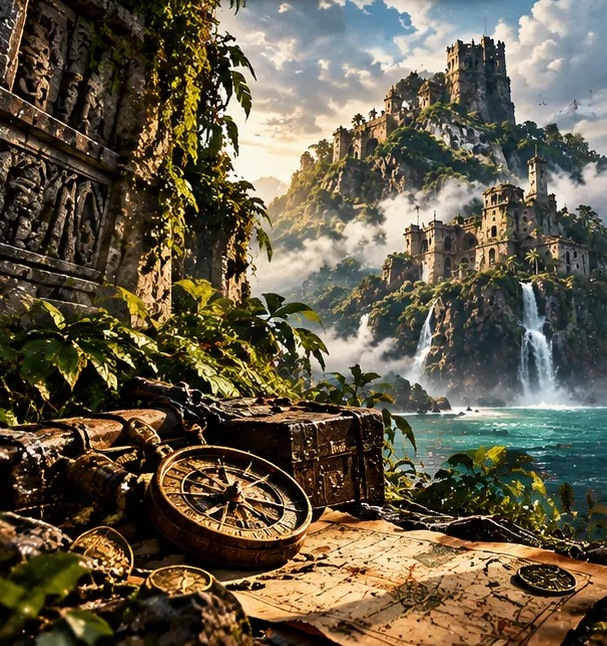
#> input picture launcher/covers/u1.jpg, 607 x 646 px, found by its file name
$ python uncharted_art.py
#> lines starting #> are read from the running program, lines starting #| are printed output that depends on the picture
#> `sheet = Image.new('RGB', (3 * 400, 225 + 300))`: sheet: PIL image 1200x525 RGB; every value is 0
# SPDX-License-Identifier: GPL-2.0-or-later
"""Pictures for the Uncharted launcher (Pillow).

- card_scene() / banner_scene(): the three cover posters in launcher/art (u1, u2, u3).
  card_scene shows the whole poster. banner_scene blurs it into a wide header.
  If a file is missing, card_scene falls back to a painted scene;
- cover(): the collection's box art from the player's own game folder (sce_sys/icon0.png);
- steam_artwork(): Steam library pictures for the non-Steam shortcut, made from the same files of
  the player's game folder (cover, wide header, hero banner).
"""
import math
import random
import sys
from pathlib import Path

from PIL import Image, ImageChops, ImageDraw, ImageFilter, ImageFont


# [140 lines left out: functions _gradient, _ridge, _glow, _frond, _jungle, _peaks and 2 more, not called in this run]


SCENES = {'u1': _jungle, 'u2': _mountains, 'u3': _desert}
POSTERS = {'u1': 'u1.jpg', 'u2': 'u2.jpg', 'u3': 'u3.jpg'}
COLLECTION_BANNER = 'collection_banner.jpg'
_LOADED = {}
_BANNER = None


def art_directories():
    """Where covers are looked for, first match per file wins: the art folder next to
    Uncharted.exe (frozen) and launcher/art, the player's own covers that are never distributed;
    then the covers that come with the port (launcher/covers, bundled as covers)."""
    here = Path(__file__).resolve().parent
    bundle = Path(getattr(sys, '_MEIPASS', here))
    own = [Path(sys.executable).resolve().parent / 'art'] if getattr(sys, 'frozen', False) else []
    return own + [here / 'art', bundle / 'covers', here / 'covers']


def load_art(name):
    """The first `name` in art_directories() as RGB, or None (painted scene / dump art instead)."""
#> called with name = 'u1.jpg'
    for directory in art_directories():
        try:
            with Image.open(directory / name) as image:
#> image is the input picture: PIL image 607x646 RGB; mean R, G, B 99.6, 90.6, 71.1
                return image.convert('RGB')
        except OSError:
            continue
    return None


def _load_scene(key):
    if key not in _LOADED:
        _LOADED[key] = load_art(POSTERS[key])
    return _LOADED[key]


# [9 lines left out: function _cover, not called in this run]


def _fit(image, width, height, background=(9, 9, 9)):
    """The whole picture inside width×height, centred. Nothing is cropped."""
#> called with width = 400, height = 225, background = (9, 9, 9)
    scale = min(width / image.width, height / image.height)
#> scale = 0.348
    resized = image.resize((max(1, round(image.width * scale)), max(1, round(image.height * scale))),
                           Image.LANCZOS)
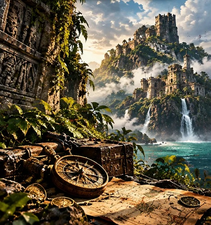
#> resized: PIL image 211x225 RGB; mean R, G, B 99.6, 90.7, 71.4
    canvas = Image.new('RGB', (width, height), background)
#> canvas: PIL image 400x225 RGB; every value is 9
    canvas.paste(resized, ((width - resized.width) // 2, (height - resized.height) // 2))
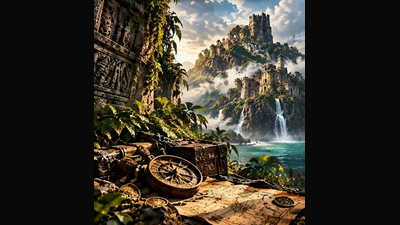
#> canvas: PIL image 400x225 RGB; mean R, G, B 56.8, 52.1, 41.9
    return canvas


def card_scene(key, width, height):
    """The whole cover poster fitted to the card, or a painted scene if the file is missing."""
    width, height = max(width, 8), max(height, 8)
    image = _load_scene(key)
    if image is None:
        image = SCENES[key](width * 2, height * 2).resize((width, height), Image.LANCZOS)
    return _fit(image, width, height)


# [16 lines left out: functions _rounded_mask, _fit_font, not called in this run]


def _ink(font, text):
    box = font.getbbox(text or ' ')
    return box[2] - box[0], box[3] - box[1]


# [170 lines left out: functions poster_tile, collection_banner, hero_backdrop, banner_scene, cover, _fill and 2 more, not called in this run]


if __name__ == '__main__':  # preview: python uncharted_art.py out.png [game folder]
    import sys
    sheet = Image.new('RGB', (3 * 400, 225 + 300))
    for i, key in enumerate(SCENES):
        sheet.paste(card_scene(key, 400, 225), (i * 400, 0))
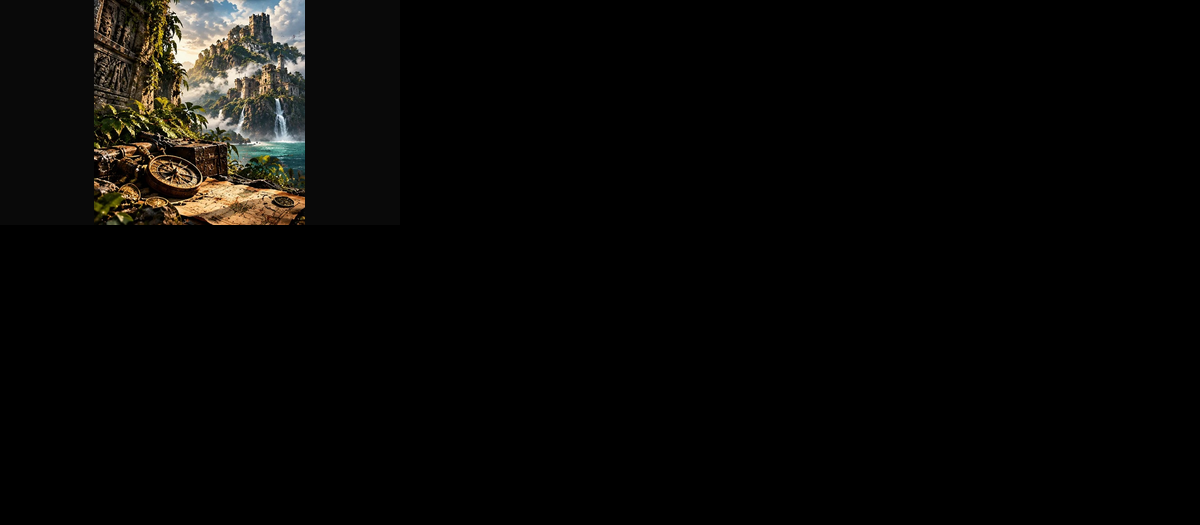
#> sheet: PIL image 1200x525 RGB; mean R, G, B 8.1, 7.4, 6
#> pass 2 of the loop `for i, key in enumerate(SCENES):`:
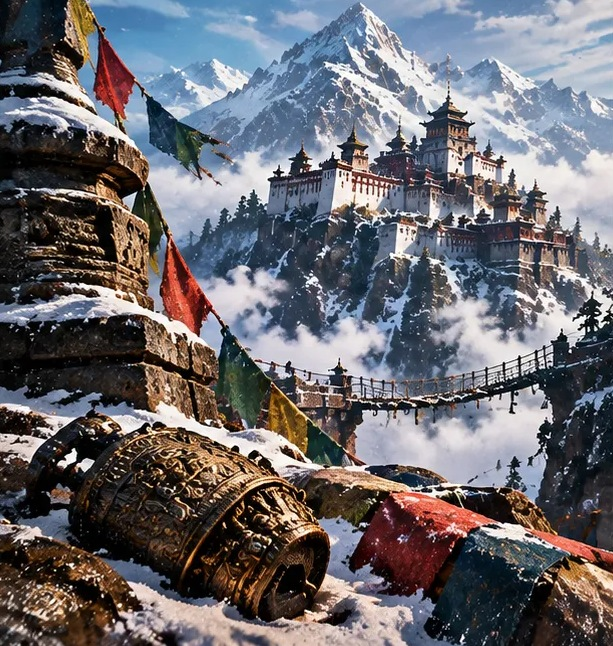
#> input picture launcher/covers/u2.jpg, 613 x 646 px, found by its file name
#> in load_art, image is the input picture: PIL image 613x646 RGB; mean R, G, B 107.1, 105.3, 110.7
#> resized: PIL image 214x225 RGB
#> in _fit (call 2), `canvas.paste(resized, ((width - resized.width) // 2, (height - resized..`:
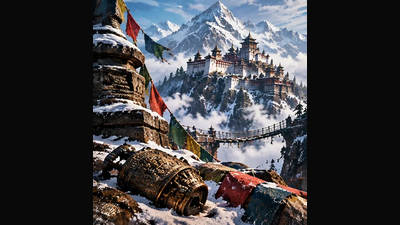
#> canvas: PIL image 400x225 RGB; mean R, G, B 61.5, 60.6, 63.4
#> `sheet.paste(card_scene(key, 400, 225), (i * 400, 0))`:
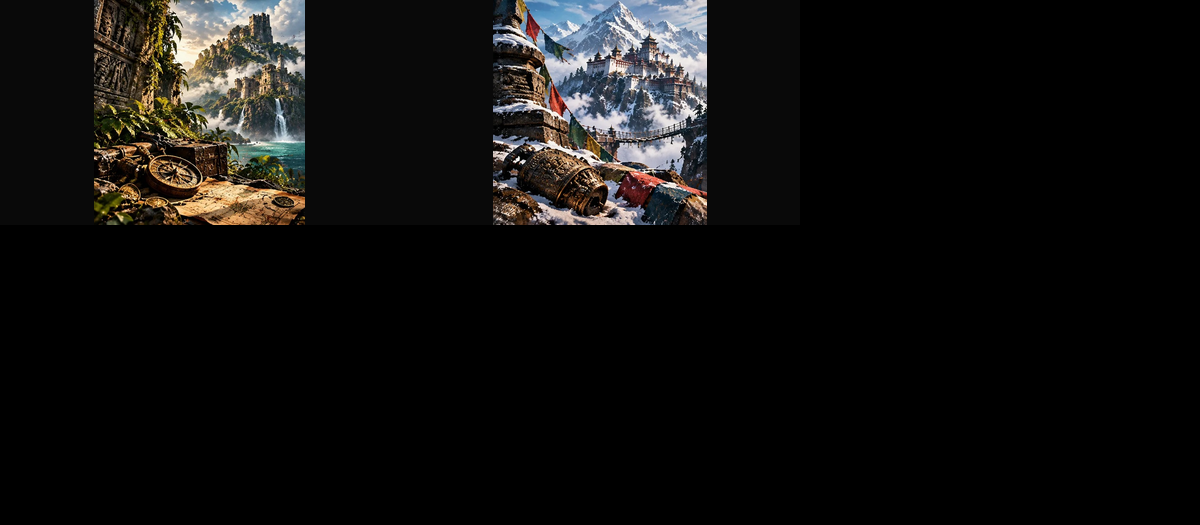
#> sheet: PIL image 1200x525 RGB; mean R, G, B 16.9, 16.1, 15.1
#> pass 3 of the loop `for i, key in enumerate(SCENES):`:
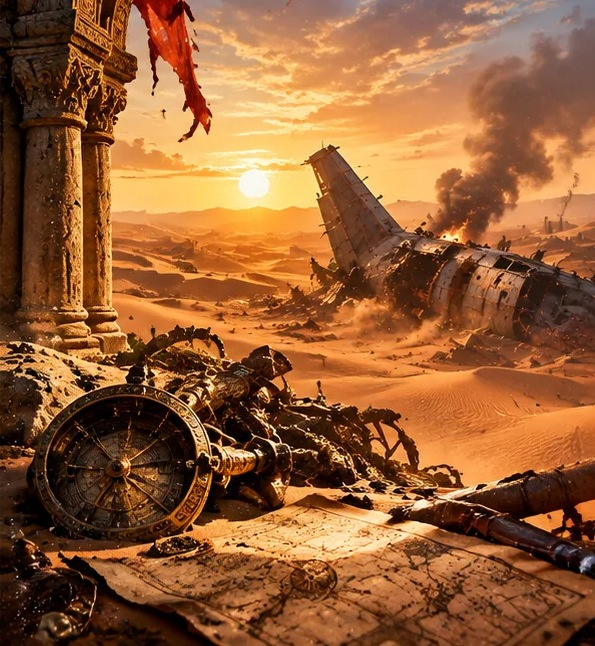
#> input picture launcher/covers/u3.jpg, 595 x 646 px, found by its file name
#> in load_art, image is the input picture: PIL image 595x646 RGB; mean R, G, B 148.6, 94.4, 53.6
#> resized: PIL image 207x225 RGB
#> in _fit (call 3), `canvas.paste(resized, ((width - resized.width) // 2, (height - resized..`:
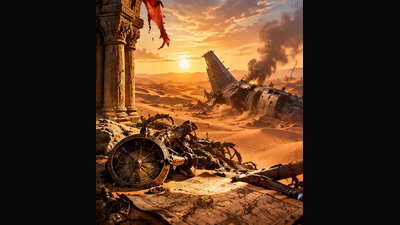
#> canvas: PIL image 400x225 RGB; mean R, G, B 81.2, 53.2, 32.1
#> `sheet.paste(card_scene(key, 400, 225), (i * 400, 0))`:
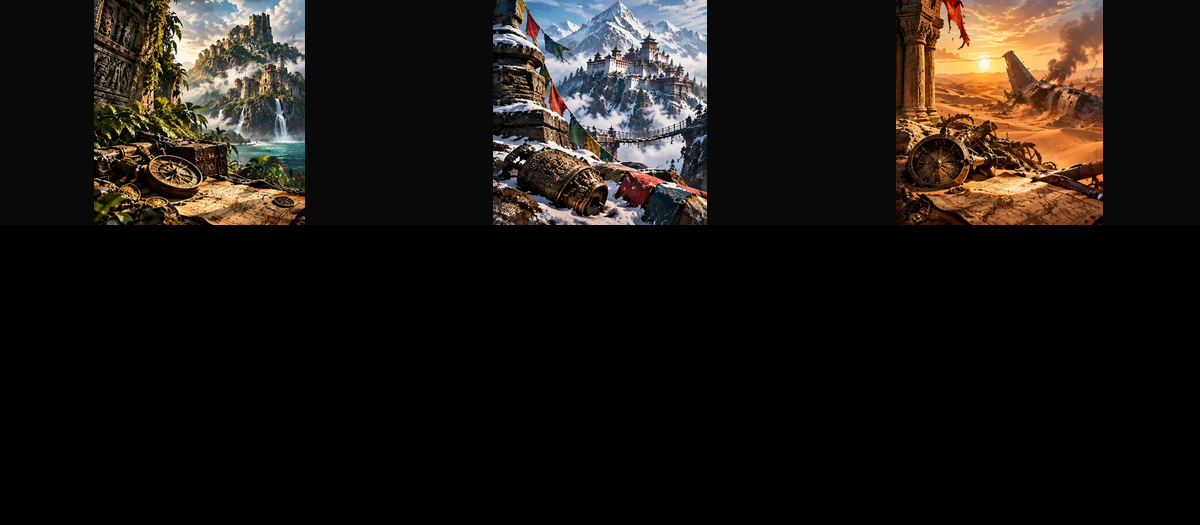
#> sheet: PIL image 1200x525 RGB; mean R, G, B 28.5, 23.7, 19.6
    if len(sys.argv) > 2 and cover(sys.argv[2]):
        sheet.paste(_framed(cover(sys.argv[2]), (200, 300)), (0, 225))
        sheet.paste(_framed(cover(sys.argv[2]), (640, 300)), (210, 225))
#> (the run stopped early here; a loop or call above may not have finished)
